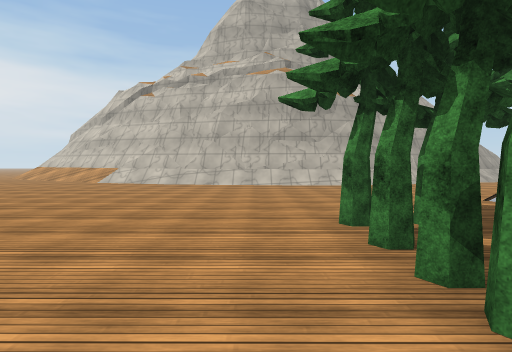
View 1 (above)

16 first-person views from a walk through a Unity game level. The camera is 1.3 m above the floor, tilts 2° down and sees 80° across. The floor is counted in squares, 2 m on a side. Each view is taken from the middle of a square. On the plan, view 1 faces up. The plan holds only what a view shows up to about 10 squares ahead; the rest is blank. The place goes on beyond the plan. The player is left out. Some animated figures are not drawn. Surface patterns are stand-ins for the level's own textures.

View 2
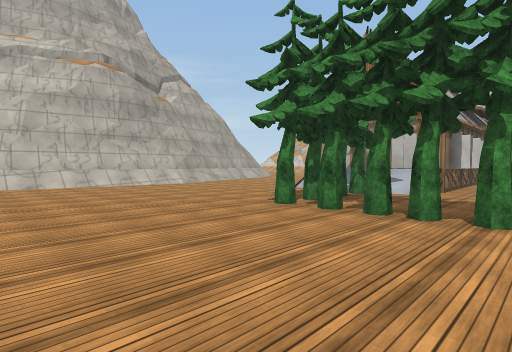

View 3
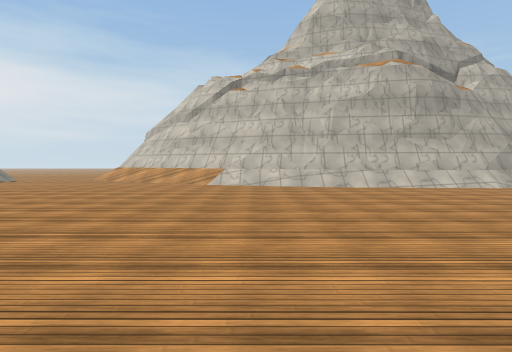

View 4
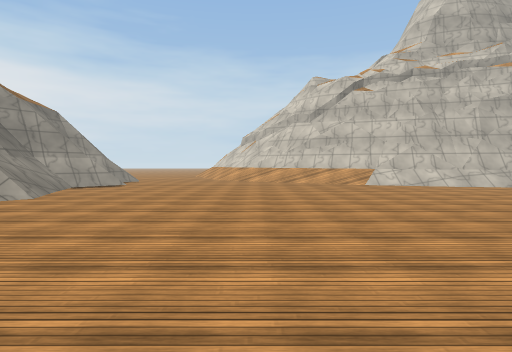

View 5
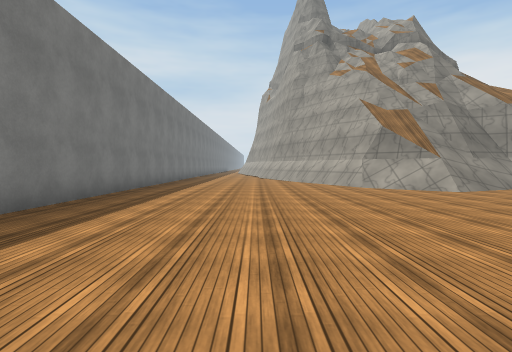

View 6
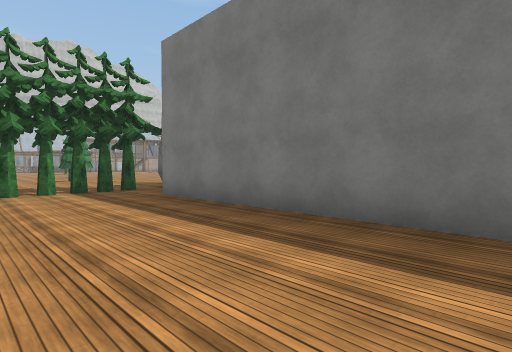

View 7
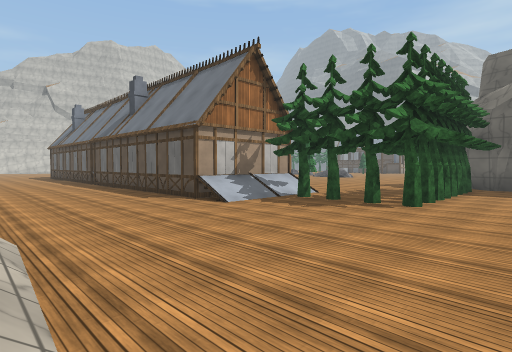

View 8
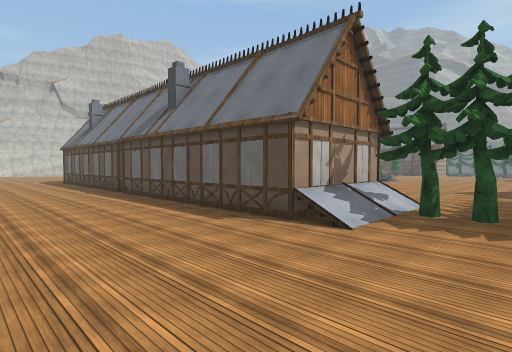

View 9
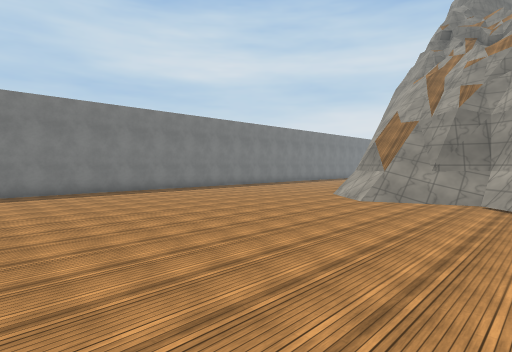

View 10
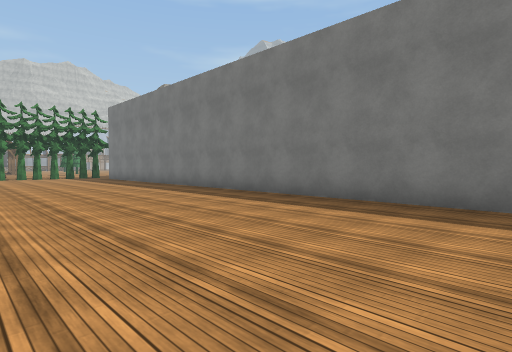

View 11
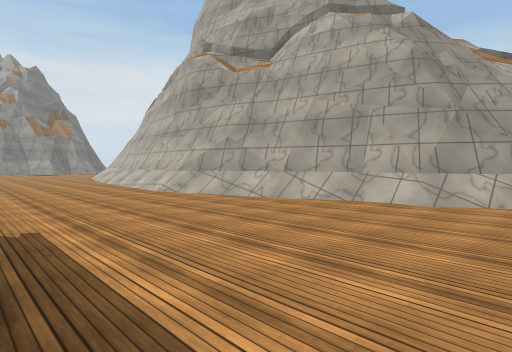

View 12
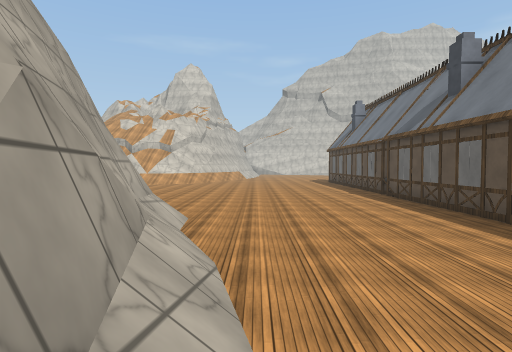

View 13
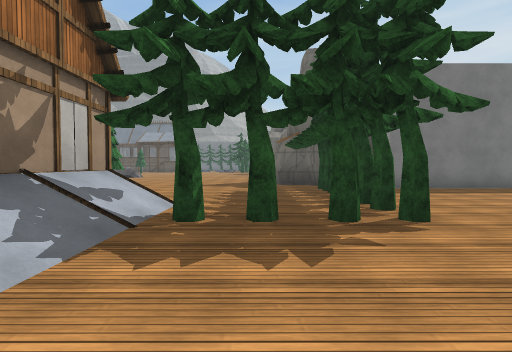

View 14
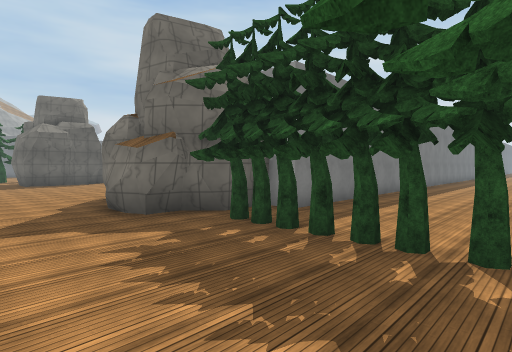

View 15
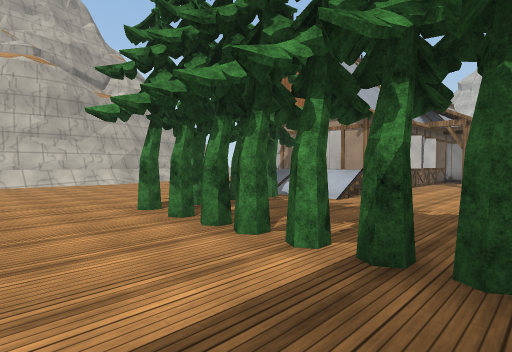

View 16
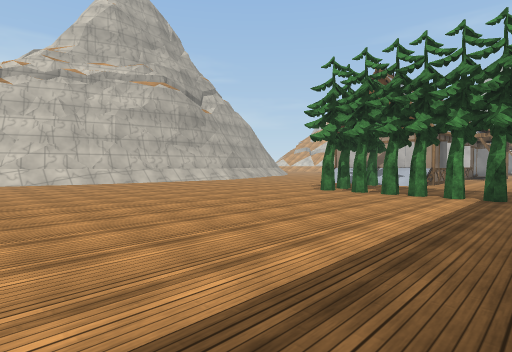

### Floor plan
Key: @ floor where view 1 was taken; # wall or solid block; . floor; / step, stairs or slope; = window, fence, low wall or low ledge; v drop or lower ground; T tree; H house.
Columns run from 16 left of view 1 to 14 right of it. Each row starts with its distance up from view 1.
 11 #=//.....///###########//.....
 10 #==........../////////........
  9 ==/............................
  8 v//............................
  7 ///...........................
  6 #//...........................
  5 #/.................../     H
  4 ...................../H
  3 .................TTTT/
  2 .................T...HHHHHH
  1 .................T.......H.
  0 ................@T.....
 -1 .................T.....T
 -2 ################.#.....T
 -3                ####..
 -4                   #..
 -5                   #..
 -6                   #..
 -7                   ...
 -8                   ...
 -9                    ..

Positions as (right, up) in squares from view 1, and headings:
1: (0, 0), facing up
2: (-3, 0), facing up-right
3: (-4, 1), facing up
4: (-9, 1), facing up
5: (-6, 2), facing left
6: (-7, 2), facing down-right
7: (-1, 10), facing down-right
8: (2, 10), facing down-right
9: (-5, 11), facing down-left
10: (-16, 4), facing down-right
11: (10, 6), facing up-left
12: (3, 10), facing right
13: (3, 7), facing down
14: (5, 3), facing down-left
15: (-1, -1), facing up-right
16: (-6, -1), facing up-right
